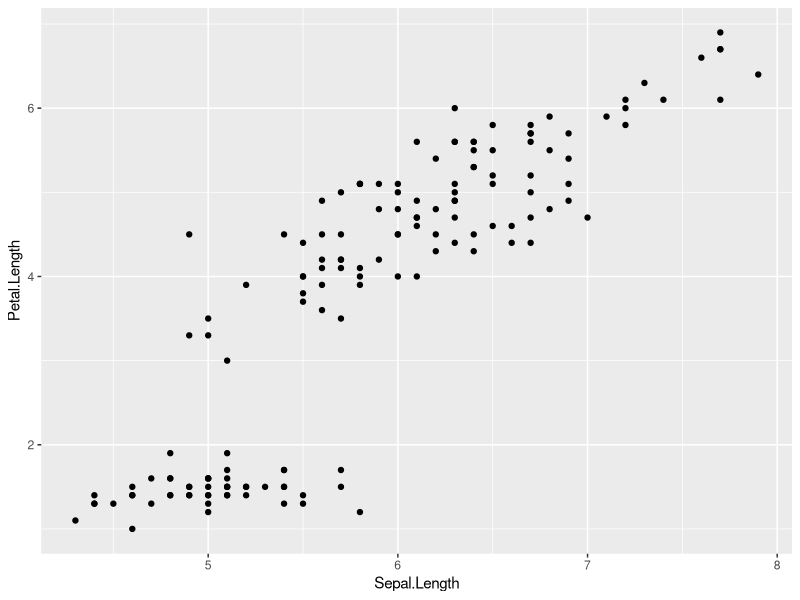
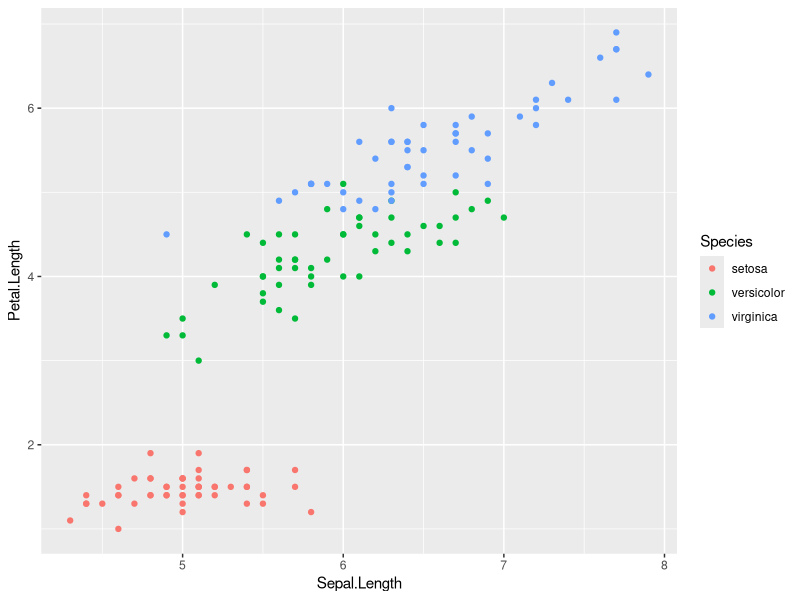
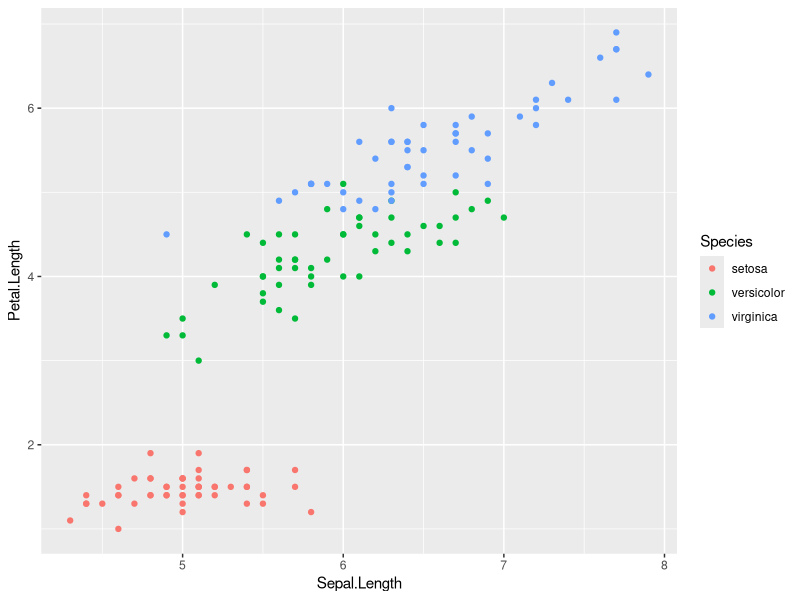

These charts were generated, in order, by the following R code:
library(ggplot2)
library(RColorBrewer)
install.packages("viridis")
library(viridis)

getwd()
setwd("/ahmed/Desktop/exerciseR/Project_test")

# Load the dplyr package
library(dplyr)

# Read the iris.txt file (if it's in the current directory)
Iris <- read.table("iris.txt")

# If the file is not in the current directory, provide the correct path

# Select the columns Sepal.Length and Petal.Length
iris_length <- Iris %>% select(Sepal.Length, Petal.Length)

# Show the first rows of iris_length
head(iris_length)


#Let’s use basic layers to plot Petal.Length vs. Sepal.Length. 
#With ggplot2, “aes()” specifies aesthetics for x and y-axis, 
#and “geom_point()” generates a scatterplo
ggplot(data = iris,aes(x = Sepal.Length, y = Petal.Length)) + 
  geom_point()

#Using the same previous plot options, let’s color the points according to the Species
ggplot(data = iris, aes(x = Sepal.Length, y = Petal.Length, color = Species)) + 
  geom_point()

#There are other possible shorter ways for generating this same output
ggplot(iris, aes(Sepal.Length, Petal.Length, color = Species)) + 
  geom_point()
